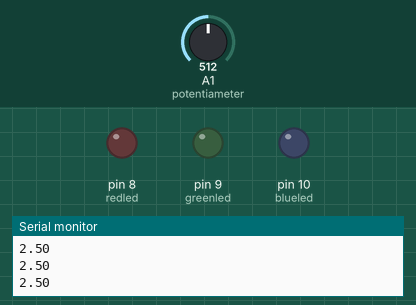
Simulated run of this sketch. Board: Arduino Uno, built with avr-gcc and run on an emulated ATmega328P. On the bench: output pins drawn as LEDs (lit = HIGH), the last lines printed to the serial monitor. The test bench sets the inputs (shaded band); at power-on: A1 (potentiameter) = 512.

Above: at 1.2 s.
1.3 s: A1 (potentiameter) set to 808
2.8 s: A1 (potentiameter) set to 825
At 3.4 s:
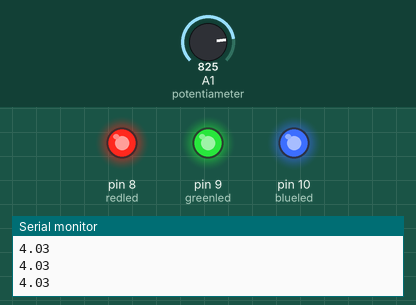
4.3 s: A1 (potentiameter) set to 716
At 5.5 s:
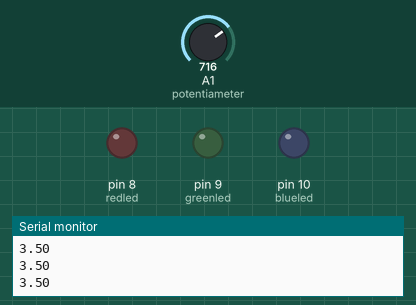
5.8 s: A1 (potentiameter) set to 900
At 7.0 s:
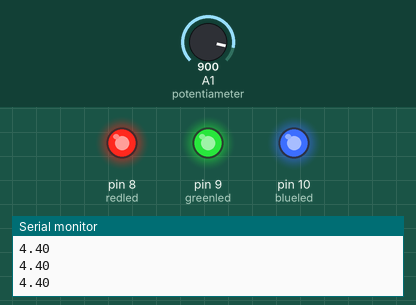
Timing chart, 0 to 8.3 s (numbered marks = the images above; inputs shaded):
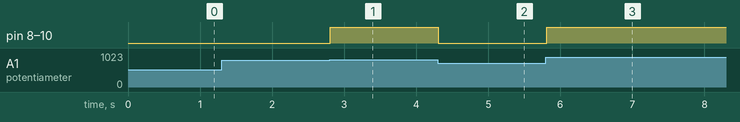

The sketch:

CONTROL_LED.ino
```cpp
int redled=8;
int blueled=10;
int greenled=9;
float blinkval;
int potentiameter=A1;
int potval;
void setup() {
  // put your setup code here, to run once:
pinMode(redled,OUTPUT);
pinMode(blueled,OUTPUT);
pinMode(greenled,OUTPUT);
pinMode(potentiameter,INPUT);
Serial.begin(9600);
}

void loop() {
  // put your main code here, to run repeatedly:
  potval=analogRead(potentiameter);
blinkval=(5./1023.)*potval;
Serial.println(blinkval);
if(blinkval>4){
digitalWrite(redled,HIGH);
digitalWrite(blueled,HIGH);
digitalWrite(greenled,HIGH);
}

if(blinkval<=4){
digitalWrite(redled,LOW);
digitalWrite(blueled,LOW);
digitalWrite(greenled,LOW);
}

}
```

Measured:
- the behaviour switches between 818 and 819 on A1 (potentiameter) (found by bisection; images 0 and 1)
- after the input at 2.8 s, pin 8 (redled), pin 9 (greenled), pin 10 (blueled): LOW → HIGH at once
- after the input at 4.3 s, pin 8 (redled), pin 9 (greenled), pin 10 (blueled): HIGH → LOW at once
- after the input at 5.8 s, pin 8 (redled), pin 9 (greenled), pin 10 (blueled): LOW → HIGH at once
